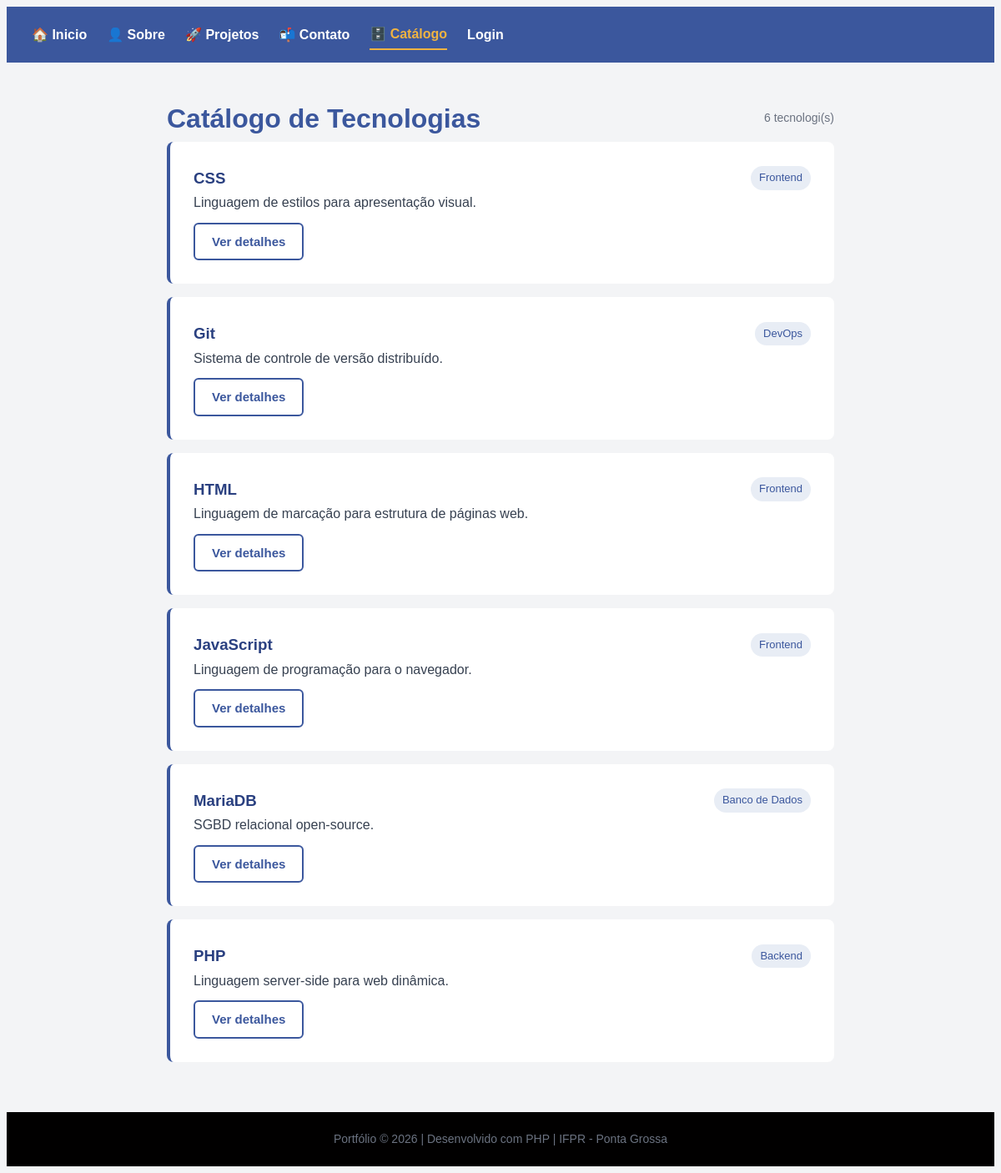
/catalogo.php, run on the app's committed database.
### tables this page shows
CREATE TABLE tecnologias (
    id          INT UNSIGNED  NOT NULL AUTO_INCREMENT,
    nome        VARCHAR(100)  NOT NULL,
    categoria   VARCHAR(50)   NOT NULL,
    descricao   TEXT,
    ano_criacao INT,
    status      ENUM('ativo','inativo') NOT NULL DEFAULT 'ativo',
    criado_em   DATETIME      NOT NULL DEFAULT CURRENT_TIMESTAMP,
    PRIMARY KEY (id)
);

### catalogo.php (the view, shortened to what this page needs)
<?php
$pagina_atual = "catalogo";
$caminho_raiz = './';
$pdo = conectar();
$stmt = $pdo->query("SELECT * FROM tecnologias WHERE status = 'ativo' ORDER BY nome ASC");
$tecnologias = $stmt->fetchAll();
?>
<!DOCTYPE html>
<html lang="pt-BR">
<head>
<?php include __DIR__ . '/includes/cabecalho.php'; ?>
</head>
<body>
    <div class="container">
        <div style="display: flex; justify-content: space-between; align-items: center; margin-bottom: auto">
            <h1 class="titulo-secao" style="margin: 0;">Catálogo de Tecnologias</h1>
            <span style="color: #6b7280; font-size: 14px;">
                <?php echo count($tecnologias); ?> tecnologi(s)
            </span>
        </div>
        <?php if (empty($tecnologias)): ?>
            <div class="card" style="text-align: center; padding: 40px 20px; color: #6b7280;">
                <p style="font-size: 40px; margin: 0 0 12px;">📬</p>
                <p style="font-size: 16px; margin: 0;">Nenhuma tecnologia ativa.</p>
            </div>
        <?php else: ?>
        <?php foreach ($tecnologias as $tec): ?>
            <div class="card">
                <div style="display: flex; justify-content: space-between; align-items: center; margin-bottom: auto">
                    <h3 style="margin: 0;">
                        <?php echo htmlspecialchars($tec['nome']); ?>
                    </h3>
                    <span style="background: #e8edf5; color: #3b579d; padding: 3px 10px; border-radius: 20px; font-size: 13px; white-space: nowrap;">
                        <?php echo htmlspecialchars($tec['categoria']); ?>
                    </span>
                </div>
                <p style="margin: 0 0 10px;"><?php echo htmlspecialchars($tec['descricao']); ?></p>
                <a href="detalhe.php?id=<?php echo (int) $tec['id']; ?>" class="btn-secundario">Ver detalhes </a>
            </div>
        <?php endforeach; ?>
        <?php endif; ?>
    </div>
<?php include __DIR__ . '/includes/rodape.php'; ?>
</body>
</html>

### includes/cabecalho.php (shortened to what this page needs)
<link rel="stylesheet" href="<?php echo $caminho_raiz; ?>includes/style.css">
<?php
include __DIR__ . '/nav.php';
?>

### includes/nav.php (shortened to what this page needs)
<?php
function menu_class(string $item, string $atual): string {
  return ($item === $atual) ? 'class="ativo"' : '';
}
$logado = isset($_SESSION['usuario']);
?>
 <nav>
   <a href="<?php echo $caminho_raiz; ?>index.php"
    <?php echo menu_class("inicio", $pagina_atual); ?>>
    🏠 Inicio
  </a>
   <a href="<?php echo $caminho_raiz; ?>sobre.php"
    <?php echo menu_class("sobre", $pagina_atual); ?>>
    👤 Sobre
  </a>
  <a href="<?php echo $caminho_raiz; ?>projetos.php"
    <?php echo menu_class("projetos", $pagina_atual); ?>>
    🚀 Projetos
</a>
<a href="<?php echo $caminho_raiz; ?>contato.php"
    <?php echo menu_class("contato", $pagina_atual); ?>>
    📬 Contato
  </a>
<a href="<?php echo $caminho_raiz; ?>catalogo.php"
    <?php echo menu_class("catalogo", $pagina_atual); ?>>
    🗄️ Catálogo
  </a>
  <?php if ($logado): ?>
    <a href="<?php echo $caminho_raiz; ?>painel.php"
    <?php echo menu_class("painel", $pagina_atual); ?>>
    Painel
  </a>
  <a href="<?php echo $caminho_raiz; ?>logout.php">
    Sair
  </a>
  <?php else: ?>
    <a href="<?php echo $caminho_raiz; ?>login.php"
    <?php echo menu_class("login", $pagina_atual); ?>>
    Login
    </a>
  <?php endif; ?>
</nav>

### includes/rodape.php
<?php
$autor = isset($nome) ? htmlspecialchars($nome) : 'Portfólio';
?>
<footer>
  <?php echo $autor; ?>
  &copy; <?php echo date('Y'); ?>
  | Desenvolvido com PHP
  | IFPR - Ponta Grossa
</footer>

### includes/style.css (style rules this page uses)
body { font-family: Arial, sans-serif; background: #f3f4f6; color: #010000; line-height: 1.7; }
.container { max-width: 800px; margin: 40px auto; padding: 0 20px; }
h1.titulo-secao { color: #3b579d; margin-bottom: 24px; }
nav { background: #3b579d; padding: 15px 30px; display: flex; align-items: center; gap: 4px; flex-wrap: wrap; }
nav a { color: white; text-decoration: none; margin-right: 20px; font-weight: bold; padding: 4px 0; }
nav a.ativo { color: #f0b341; border-bottom: 2px solid #f0b341; }
.card { background: white; padding: 28px; border-radius: 8px; margin-bottom: 16px; border-left: 4px solid #3b579d; }
.card h3 { margin-top: 0; color: #2a4080; margin-bottom: 12px; }
.card p { margin-bottom: 0; color: #374151; }
.btn-secundario { display: inline-block; background: white; color: #3b579d; border: 2px solid #3b579d; padding: 8px 20px; border-radius: 6px; font-size: 15px; font-weight: bold; cursor: pointer; text-decoration: none; }
footer { background: #010000; color: #6b7280; text-align: center; padding: 20px; margin-top: 60px; font-size: 14px; line-height: 1.8; }

### data on the page
tecnologias: nome "CSS", categoria "Frontend", descricao "Linguagem de estilos para apresentação visual."
tecnologias: nome "Git", categoria "DevOps", descricao "Sistema de controle de versão distribuído."
tecnologias: nome "HTML", categoria "Frontend", descricao "Linguagem de marcação para estrutura de páginas web."
tecnologias: nome "JavaScript", categoria "Frontend", descricao "Linguagem de programação para o navegador."
tecnologias: nome "MariaDB", categoria "Banco de Dados", descricao "SGBD relacional open-source."
tecnologias: nome "PHP", categoria "Backend", descricao "Linguagem server-side para web dinâmica."

### other printed values
count($tecnologias) "6"
$autor "Portfólio"
